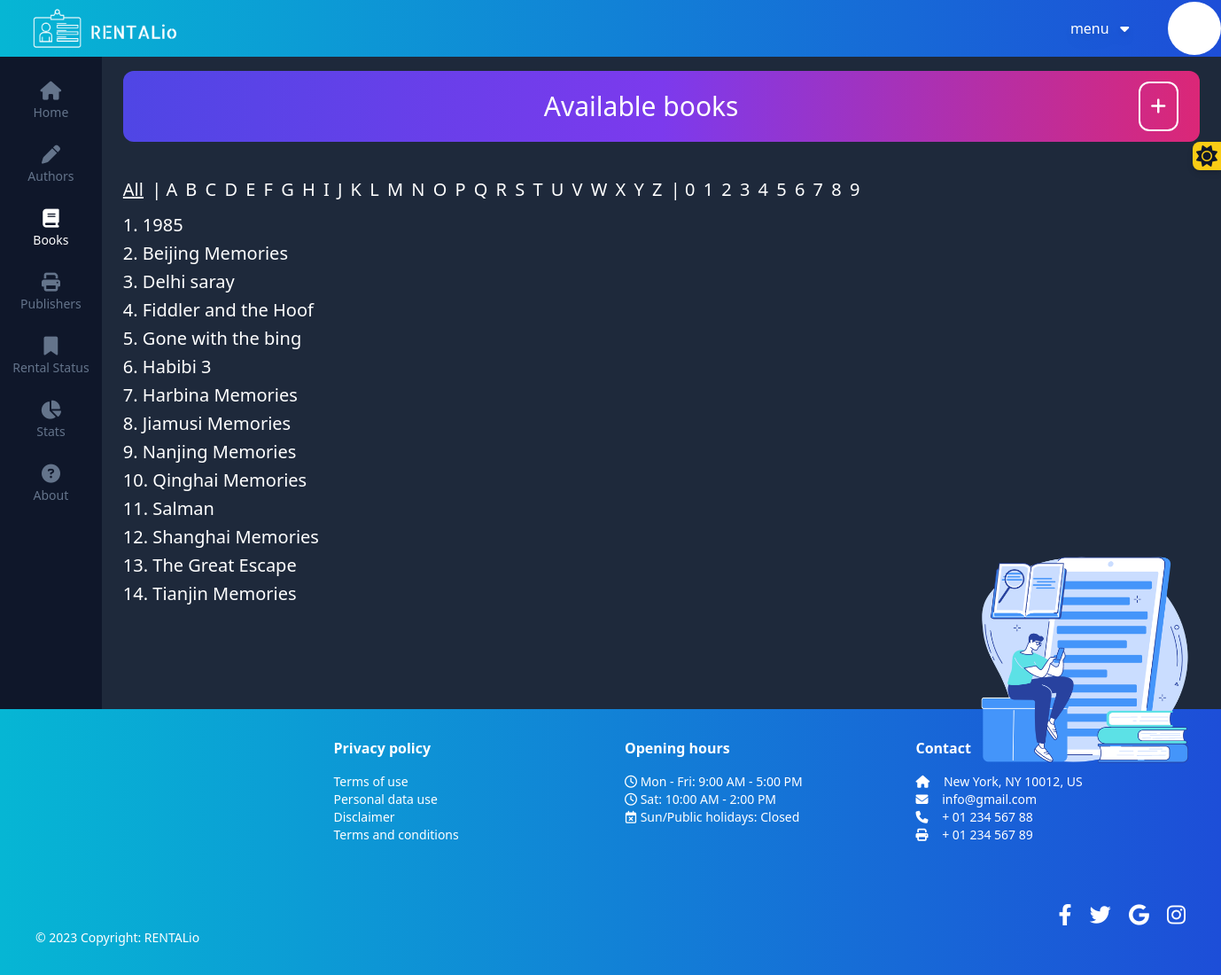
Page /books/all/ (signed in) on the earlier database version.
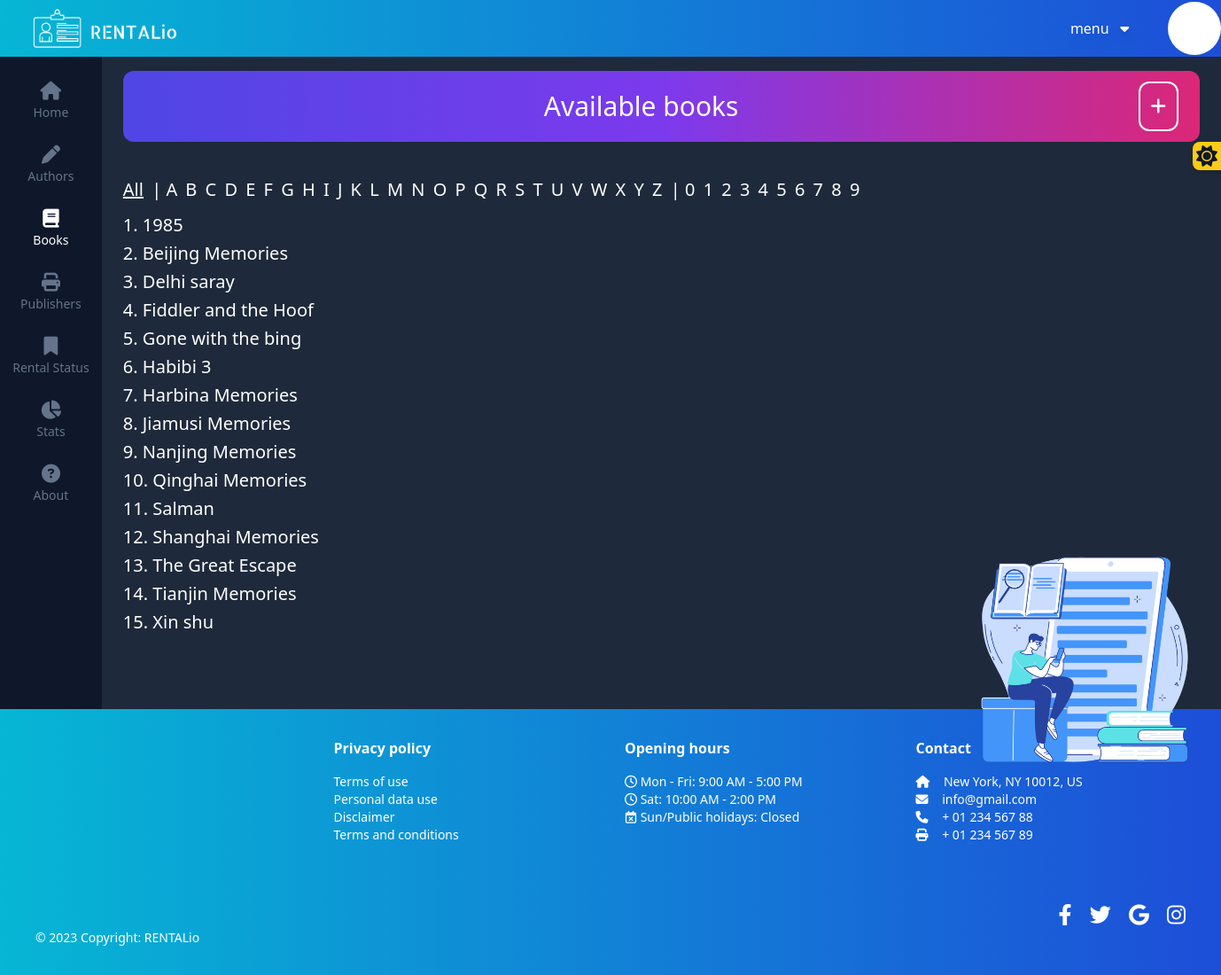
Same page on the later database version.
### books/models.py (models this page shows, shortened)
class BookTitle(models.Model):
    publisher=models.ForeignKey(Publisher,on_delete=models.CASCADE)
    author = models.ForeignKey(Author,on_delete=models.CASCADE)
    title = models.CharField(max_length=300,unique=True)
    slug=models.SlugField(blank=True)                                                                                   #optional
    genre = models.CharField(
        max_length=7,
        choices=GENRE_CHOICES,
        default='DRA',
    )
    created_at=models.DateTimeField(auto_now_add=True)
    updated_at=models.DateTimeField(auto_now=True)
    def get_absolute_url(self):
        letter = self.title[:1].lower()
        return reverse("books:detail",kwargs={"letter":letter, "slug":self.slug})

### books/views.py (the view, shortened to what this page needs)
# urls.py: path('', BookTitleListView.as_view(), {'letter':None},name='main'),
class BookTitleListView(LoginRequiredMixin, FormView, ListView):
    template_name = 'books/main.html'
    context_object_name = 'qs'
    form_class = BookTitleForm
    i_instance = None
    def get_queryset(self):
        parameter = self.kwargs.get('letter') if self.kwargs.get('letter') else 'a'
        if parameter == "all":
            return BookTitle.objects.all().order_by('title')
        elif parameter.isdigit():
            return BookTitle.objects.filter(title__startswith=parameter)
        else:
            return BookTitle.objects.filter(title__istartswith=parameter)
    def get_context_data(self, **kwargs):
        context = super().get_context_data(**kwargs)
        letters = list(string.ascii_uppercase)
        numbers = [str(i) for i in range(10)]
        context['letters'] = letters
        context['numbers'] = numbers
        context['selected_letter'] = self.kwargs.get('letter')
        return context

### authors/models.py (called while the page is built)
    @property
    def formatted_name(self):
        name_parts = self.name.split()
        if len(name_parts) >= 2:
            return f"{name_parts[-1]} {' '.join(name_parts[:-1])}"
        return self.name

### publishers/models.py (called while the page is built)
    def __str__(self):
        return f"{self.name} from {self.country}"

### books/templates/books/main.html (shortened to what this page needs)
{% extends 'base.html' %}
{% load static %}
{% load widget_tweaks %}
{% block content %}
    {% include 'components/book list header.html' with title="Available books"  is_form_available=True icon="<i class='fa-solid fa-plus'></i>" %}
<div class="text-xl text-black dark:text-white">
    <a href="{% url 'books:main' 'all' %}" class="{% if 'all' == selected_letter %}underline{% endif %}" style="margin-right: 4px;">All</a>
 |
    {% for letter in letters %}
        <a href="{% url 'books:main' letter|lower %}" class="{% if letter == selected_letter|upper %}underline{% endif %}" style="margin-right: 4px;">{{ letter }}</a>
    {% endfor %}
     |
    {% for num in "0123456789" %}
        <a href="{% url 'books:main' num %}" class="{% if num == selected_letter %}underline{% endif %}" style="margin-right: 4px;">{{ num }}</a>
    {% endfor %}
</div>
<div class="text-xl text-gray-600 dark:text-white mt-3">
    {% if qs %}
        <ul>
            {% for el in qs %}
                <li class="mb-1"><a href="{{el.get_absolute_url}}"> {{forloop.counter}}. {{el.title}}</a></li>
            {% endfor %}
        </ul>
    {% endif %}
</div>
<div style="position: absolute; left: 90%;top: 48%; transform: translateX(-50%); width: 48%; text-align: center;">
    <img src="{% static 'images/mainbook3.png' %}" alt="Homepage photo">
</div>
{% endblock content %}

Differences in the rows shown:
added BookTitle: title "Xin shu"
